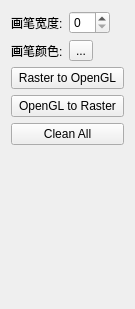
<?xml version="1.0" encoding="UTF-8"?>
<ui version="4.0">
 <class>PenSetWidget</class>
 <widget class="QWidget" name="PenSetWidget">
  <property name="geometry">
   <rect>
    <x>0</x>
    <y>0</y>
    <width>135</width>
    <height>309</height>
   </rect>
  </property>
  <property name="windowTitle">
   <string>Form</string>
  </property>
  <layout class="QVBoxLayout" name="verticalLayout">
   <item>
    <layout class="QGridLayout" name="gridLayout">
     <item row="0" column="1">
      <widget class="QSpinBox" name="spinBoxPenWidth">
       <property name="minimum">
        <number>0</number>
       </property>
      </widget>
     </item>
     <item row="0" column="0">
      <widget class="QLabel" name="label">
       <property name="text">
        <string>画笔宽度:</string>
       </property>
      </widget>
     </item>
     <item row="1" column="1">
      <widget class="QToolButton" name="toolButtonPenColor">
       <property name="text">
        <string>...</string>
       </property>
      </widget>
     </item>
     <item row="1" column="0">
      <widget class="QLabel" name="label_2">
       <property name="text">
        <string>画笔颜色:</string>
       </property>
      </widget>
     </item>
     <item row="0" column="2">
      <spacer name="horizontalSpacer">
       <property name="orientation">
        <enum>Qt::Horizontal</enum>
       </property>
       <property name="sizeHint" stdset="0">
        <size>
         <width>40</width>
         <height>20</height>
        </size>
       </property>
      </spacer>
     </item>
    </layout>
   </item>
   <item>
    <widget class="QPushButton" name="pushButton_r2o">
     <property name="text">
      <string>Raster to OpenGL</string>
     </property>
    </widget>
   </item>
   <item>
    <widget class="QPushButton" name="pushButton_o2r">
     <property name="text">
      <string>OpenGL to Raster</string>
     </property>
    </widget>
   </item>
   <item>
    <widget class="QPushButton" name="pushButtonCleanAll">
     <property name="text">
      <string>Clean All</string>
     </property>
    </widget>
   </item>
   <item>
    <spacer name="verticalSpacer">
     <property name="orientation">
      <enum>Qt::Vertical</enum>
     </property>
     <property name="sizeHint" stdset="0">
      <size>
       <width>20</width>
       <height>40</height>
      </size>
     </property>
    </spacer>
   </item>
  </layout>
 </widget>
 <resources/>
 <connections/>
</ui>
